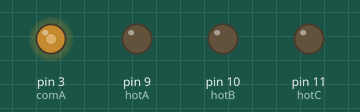
Recording of a sketch running on a simulated Arduino Uno, built with avr-gcc and run on an emulated ATmega328P. On the bench: output pins drawn as LEDs (lit = HIGH).

Above: at 0.05 s.
At 0.85 s:
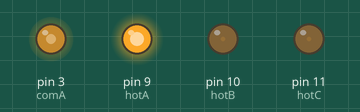
At 1.05 s:
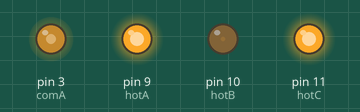
At 1.25 s:
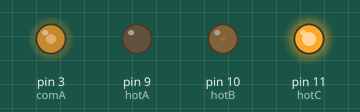
At 1.65 s:
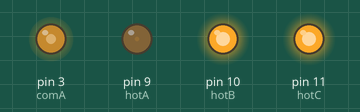
Timing chart, 0 to 3.8 s (numbered marks = the images above):
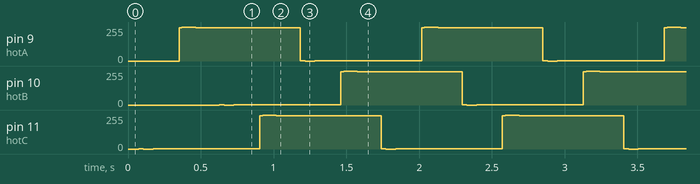

Measured:
- by itself, pin 9 (hotA): repeats every 1.7 s: 251/255 0.01 s, 252/255 0.01 s, 253/255 0.07 s, 252/255 0.01 s, 251/255 0.01 s, 250/255 0.71 s, 3/255 0.01 s, 2/255 0.01 s, 1/255 0.01 s, 0/255 0.07 s, 1/255 0.01 s, 2/255 0.01 s, 3/255 0.71 s, 250/255 0.01 s
- by itself, pin 10 (hotB), pin 11 (hotC): repeats every 1.7 s: 2/255 0.01 s, 1/255 0.01 s, 0/255 0.07 s, 1/255 0.01 s, 2/255 0.01 s, 3/255 0.71 s, 250/255 0.01 s, 251/255 0.01 s, 252/255 0.01 s, 253/255 0.07 s, 252/255 0.01 s, 251/255 0.01 s, 250/255 0.71 s, 3/255 0.01 s

The sketch:

threephase_output.ino
```cpp
                  // voltage fulxuates between 0 and five volts
                  // goes into a 2.5 volt common to produce effect
                  // Alternating current

  int hotA = 9;      //each phases hot pin #
  int hotB = 10;
  int hotC = 11;

  int comA = 3;      //all phase will go to netural

double degA = 0;     //each pahase has a circle to follow
double degB = 120;
double degC = 240;

int vA = 0;          //voltage at each pin at any moment
int vB = 0;
int vC = 0;

String valuesa;
String valuesb;     //used to output data to serial
String valuesc;

void setup() {

pinMode(comA,OUTPUT);     //setting all pins to output

pinMode(hotA, OUTPUT);
pinMode(hotB, OUTPUT);
pinMode(hotC, OUTPUT);

Serial.begin(9600);  //serial
 analogWrite(comA, 127);  //this line sets the common/neutral to 2.5 volts

}

void loop() {

degA+= .1;
degB+= .1;             // the rate or frequency
degC+= .1;

 if (degA >= 360){
  degA = 0;           /////////////////
 }

 if (degB >= 360){   //resets count every 360 degrees for each phase
  degB = 0;
 }

 if (degC >= 360){     //////////////////
  degC = 0;
 }
double RA = (PI/180)*degA; /////
double RB = (PI/180)*degB; //converts the degrees to radians
double RC = (PI/180)*degC; ////

vA= ((sin(RA))+ 1)*127;    ////
vB= ((sin((RB)))+ 1)*127;  //// use the radians to calculate the sin value
vC= ((sin((RC)))+ 1)*127;  ////

analogWrite(hotA,vA);    ////
analogWrite(hotB,vB);    // assigns each pin its voltage
analogWrite(hotC,vC);    ////

              //random serial outputs below
      ///vvvvvvvvvvvvvvvvvvvvvvvvvvvvvvvvvvvvvvvvv\\
//valuesa ="A: " + String(vA) +;
//valuesb ="B: " + String(vB);
//valuesc ="C: " + String(vC);

//valuesa ="deg A: " + String(degA) + "  volt A: " + String(vA) +
// "   deg B: " + String(degB)+ "  volt B: " + String(vB) +
// "   deg C: " + String(degC) + "  volt C: " + String(vC);

//serial.println(vC);
//Serial.println(valuesb);
//Serial.println(valuesc);


}
```
